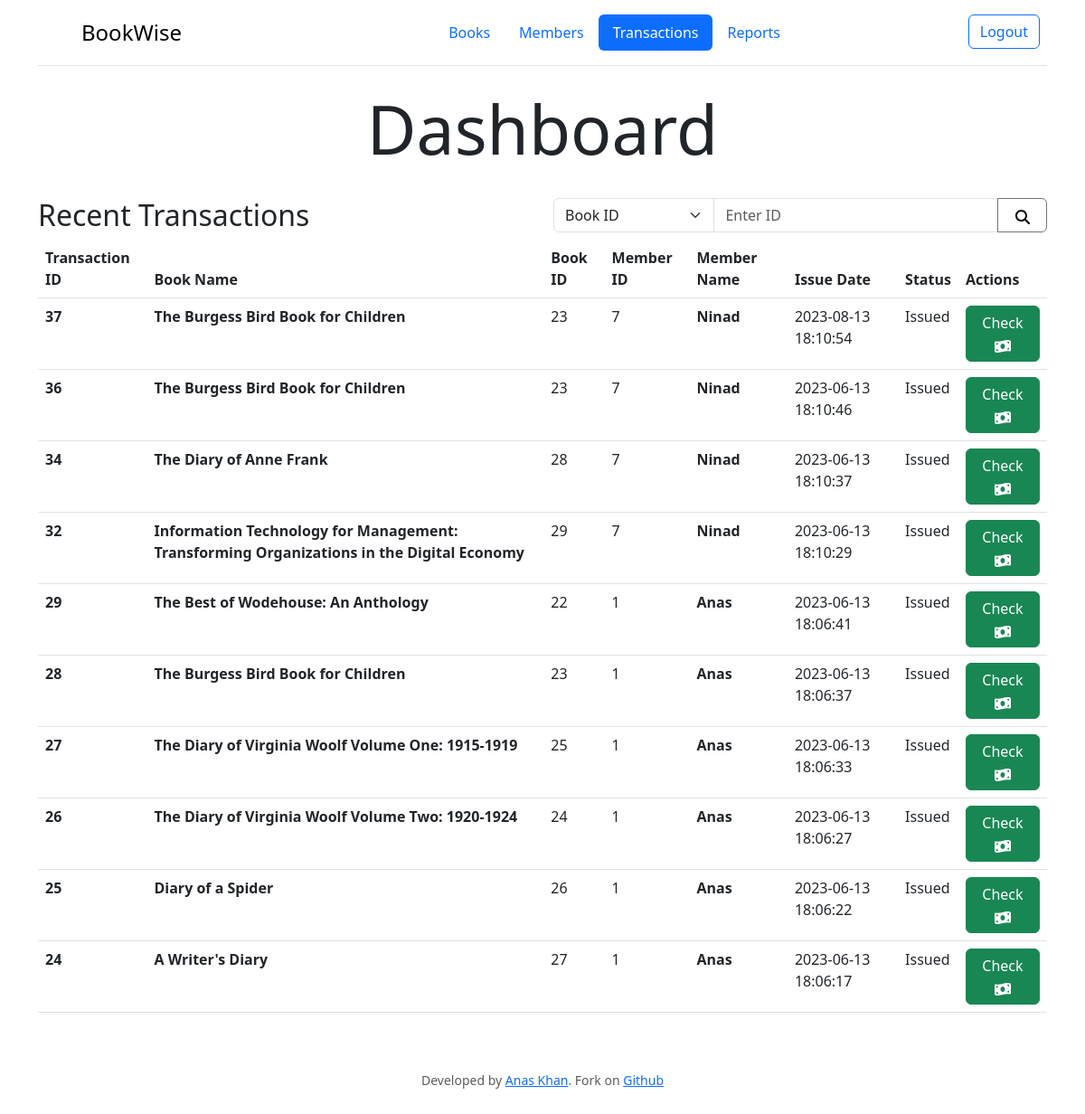
Page /transactions (signed in) on the earlier database version.
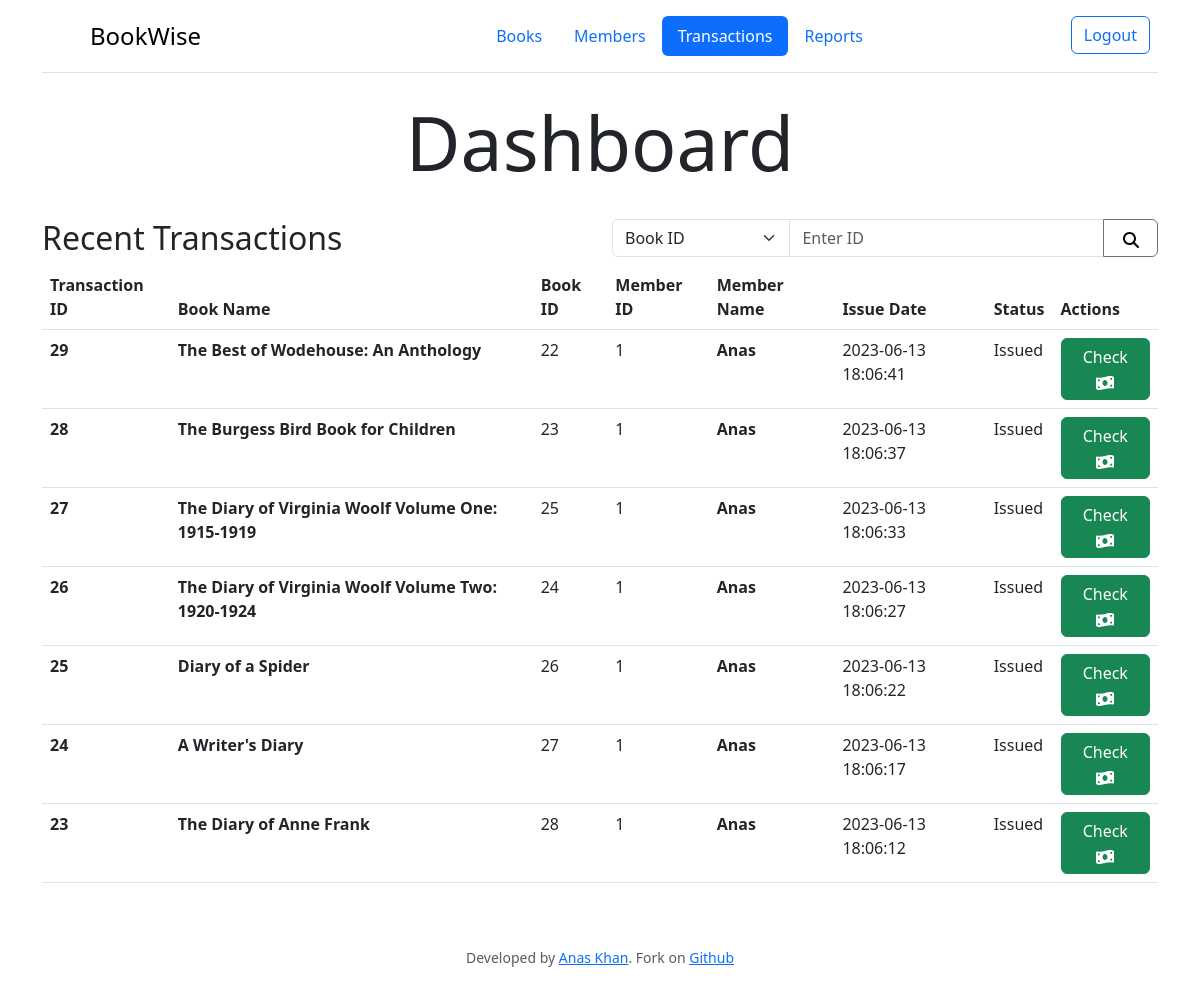
Same page on the later database version.
### tables this page shows
CREATE TABLE transactions (id INTEGER PRIMARY KEY AUTOINCREMENT, book_id INTEGER NOT NULL REFERENCES books (id), member_id INTEGER NOT NULL REFERENCES members (id), issue_date DATETIME NOT NULL, fee_paid INTEGER DEFAULT (0), status TEXT DEFAULT Issued);

CREATE TABLE books (id INTEGER PRIMARY KEY AUTOINCREMENT, title TEXT NOT NULL, author TEXT NOT NULL, isbn TEXT NOT NULL, publisher TEXT NOT NULL, pages INTEGER NOT NULL, stock INTEGER DEFAULT 0, date TEXT, date_added DATETIME);

CREATE TABLE members (id INTEGER PRIMARY KEY, name TEXT NOT NULL, email TEXT NOT NULL, phone TEXT NOT NULL, doj DATETIME NOT NULL);

### app.py (the view)
@app.route("/transactions", methods=["GET", "POST"])
@login_required
def transactions():
    if request.method == "POST":
        search_term = request.form.get("query")
        search_by = request.form.get("search_by")
        query = f""" SELECT t.*, b.title AS book_title, m.name AS member_name
                FROM transactions t
                JOIN books b ON t.book_id = b.id
                JOIN members m ON t.member_id = m.id
                WHERE t.{search_by} LIKE '%{search_term}%'
                """
        transactions = db.execute(query)
        title = "Search Results"
    else:
        transactions = db.execute(
            """SELECT t.*, b.title AS book_title, m.name AS member_name
FROM transactions t
JOIN books b ON t.book_id = b.id
JOIN members m ON t.member_id = m.id
WHERE t.status = 'Issued'
ORDER BY t.issue_date DESC
LIMIT 10;

"""
        )
        title = "Recent Transactions"
    return render_template("transactions.html", title=title, transactions=transactions)

### app.py (called while the page is built)
@app.after_request
def after_request(response):
    response.headers["Cache-Control"] = "no-cache, no-store, must-revalidate"
    response.headers["Expires"] = 0
    response.headers["Pragma"] = "no-cache"
    return response

def login_required(f):
    @wraps(f)
    def decorated_function(*args, **kwargs):
        if session.get("user_id") is None:
            return redirect("/login")
        return f(*args, **kwargs)
    return decorated_function

### templates/transactions.html (shortened to what this page needs)
{% extends "layout.html" %} {% block title %} Transactions {% endblock %} {% block navbar %} <ul class="nav nav-pills">
    <li class="nav-item">
        <a href="/" class="nav-link">Books</a>
    </li>
    <li class="nav-item">
        <a href="/members" class="nav-link">Members</a>
    </li>
    <li class="nav-item">
        <a href="/transactions" class="nav-link active" aria-current="page">Transactions</a>
    </li>
    <li class="nav-item">
        <a href="/reports" class="nav-link">Reports</a>
    </li>
</ul> {% endblock %} {% block main %}
<div class="text-center">
    <h1>Dashboard</h1>
    <br>
</div>
<div class="container">
    <div class="row">
        <div class="col-6">
            <h2>{{ title }}</h2>
        </div>
        <div class="col-6 text-end">
            <form action="/transactions" method="POST">
                <div class="input-group">
                    <select class="form-select col-3" name="search_by" style="width: 25%;">
                        <option value="book_id">Book ID</option>
                    </select>
                    <input type="text" class="form-control col-6" placeholder="Enter ID" name="query" pattern="[0-9]*" style="width: 50%;">
                    <button class="btn btn-outline-secondary" type="submit" style="width: 10%;">
                        <i>
                        </i>
                    </button>
                </div>
            </form>
        </div>
    </div>
    <table class="table table-hover">
        <thead>
            <tr>
                <th>Transaction ID</th>
                <th>Book Name</th>
                <th>Book ID</th>
                <th>Member ID</th>
                <th>Member Name</th>
                <th>Issue Date</th>
                <th>Status</th>
                <th>Actions</th>
            </tr>
        </thead>
        <tbody> {% for transaction in transactions %} <tr>
                <th>{{ transaction.id }}</th>
                <th>{{ transaction.book_title }}</th>
                <td>{{ transaction.book_id }}</td>
                <td>{{ transaction.member_id }}</td>
                <th>{{ transaction.member_name}}</th>
                <td>{{ transaction.issue_date }}</td>
                <td> {% if transaction.status == 'Issued' %} <span class="status-issued">Issued</span> {% elif transaction.status == 'Returned' %} <span class="status-returned">Returned</span> {% endif %} </td>
                <td>
                    <a href="/fee/{{ transaction.id }}" class="btn btn-success">Check <i>
                        </i>
                    </a>
                </td>
            </tr> {% endfor %} </tbody>
    </table>
</div> {% endblock %}

Differences in the rows shown:
no longer on this page (row edited): transactions: status "Issued"
no longer on this page (row edited): transactions: status "Issued"
no longer on this page (row edited): transactions: status "Issued"
no longer on this page (row edited): transactions: status "Issued"
now on this page (row unchanged): transactions: status "Issued"
